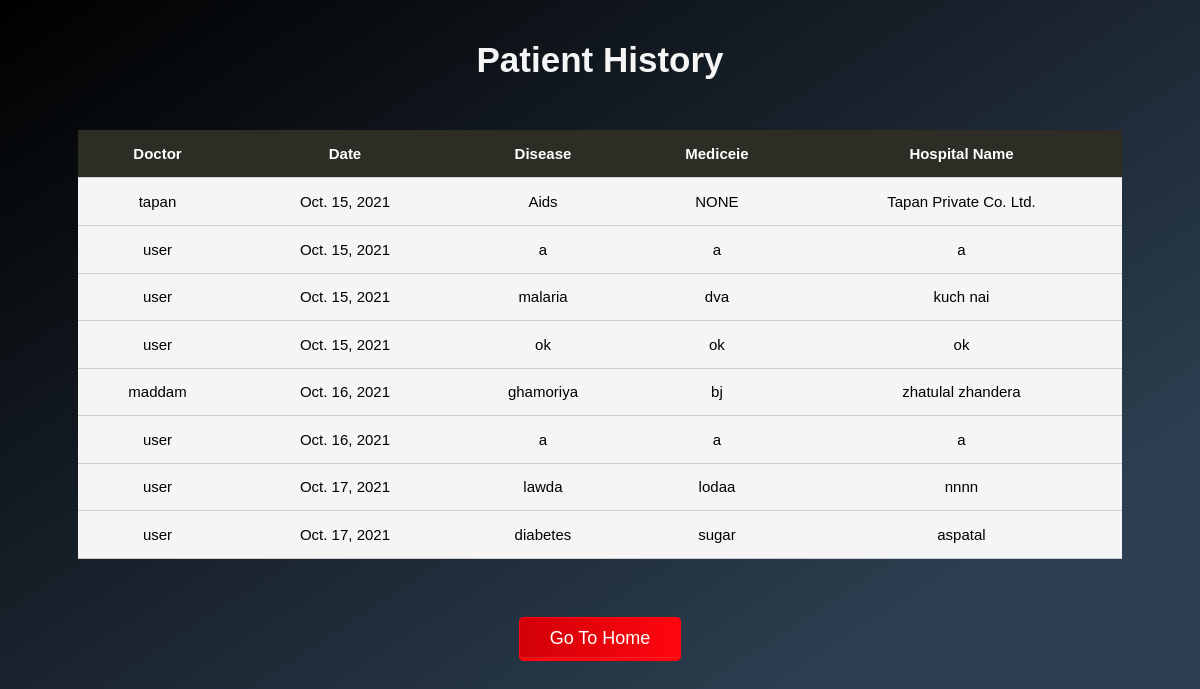
The app's page /patient_history/2/ (signed in) with its own data.
### ghsapp/models.py (models this page shows, shortened)
class History(models.Model):
    doctor = models.ForeignKey(
        User, on_delete=models.CASCADE, related_name='doctor')
    user = models.ForeignKey(
        User, on_delete=models.CASCADE, related_name='user')
    date = models.DateField(auto_now=True)
    disease = models.CharField(max_length=200)
    medicine = models.TextField()
    charges = models.PositiveIntegerField()
    hospital_name = models.CharField(max_length=70, blank=True)

### ghsapp/views.py (the view)
# urls.py: path('patient_history/<str:pk>/', views.patient_history, name='patient_history'),
@login_required(login_url='error')
def patient_history(request, pk):
    users = History.objects.filter(user=pk)
    context = {
        'users':users
    }
    return render(request, 'patient_history.html', context)

### templates/patient_history.html (shortened to what this page needs)
<!DOCTYPE html>
<html class=''>
<head>
</head>
<body>
<div class="bikes" style="margin-top: 40px">
        <h1 style="color: whitesmoke;">Patient History</h1>
        <table>
            <tr class="head">
                <th>Doctor</th>
                <th>Date</th>
                <th>Disease</th>
                <th>Mediceie</th>
                <th>Hospital Name</th>
            </tr>
            {% for user in users %}
            <tr class="clickable-row" href="{% url 'home'%}">
                <td>{{user.doctor}}</td>
                <td>{{user.date}}</td>
                <td>{{user.disease}}</td>
                <td>{{user.medicine}}</td>
                <td>{{user.hospital_name}}</td>
            </tr>
            <tr>
                {% endfor %}
            </tr>
        </table>
    </div>
    <div class="center">
  <a class="btnSub" href="{% url 'doctor_home' %}" style="text-decoration: none">
    Go To Home
  </a>
</div>
</body>
</html>

### templates/patient_history.html (style rules this page uses)
body { font-family: "Nunito", sans-serif; height: 100vh; background: url('../static/image/DNA_Wall.jpg') no-repeat; background-color: #000000; background-image: linear-gradient(147deg, #000000 0%, #2c3e50 74%); position: relative; }
table { border-collapse: collapse; width: 100%; font-size: 15px; margin-top: 50px; border-radius: 3px; }
tr { background-color: #f5f5f5; }
th, td { padding: 15px; text-align: left; border-bottom: 1px solid #ccc; text-align: center; }
.head { color: white; background: #2D2D26; }
h1 { font-size: 35px; margin: 0 0 20px 0; margin-top: 20px; text-align: center; }
.btnSub { padding: 10px 30px 10px 30px; color: #fff; background-color: #4bc970; font-size: 18px; text-align: center; font-style: normal; border-radius: 5px; width: 50%; border: 1px solid #FF060F; border-width: 1px 1px 3px; box-shadow: 0 -1px 0 rgba(255, 255, 255, 0.1) inset; margin-bottom: 10px; background: -webkit-linear-gradient(to right, #D20008 0%, #FF060F 100%); background: -moz-linear-gradient(to right, #D20008 0%, #FF060F 100%); background: linear-gradient(to right, #D20008 0%, #FF060F 100%); }
.center { align: center; text-align: center; margin: 40px; }
.bikes { margin: 70px; border-radius: 3px; }

### records on screen
History: doctor "tapan", date "Oct. 15, 2021", disease "Aids", medicine "NONE", hospital_name "Tapan Private Co. Ltd."
History: doctor "user", date "Oct. 15, 2021", disease "a", medicine "a", hospital_name "a"
History: doctor "user", date "Oct. 15, 2021", disease "malaria", medicine "dva", hospital_name "kuch nai"
History: doctor "user", date "Oct. 15, 2021", disease "ok", medicine "ok", hospital_name "ok"
History: doctor "maddam", date "Oct. 16, 2021", disease "ghamoriya", medicine "bj", hospital_name "zhatulal zhandera"
History: doctor "user", date "Oct. 16, 2021", disease "a", medicine "a", hospital_name "a"
History: doctor "user", date "Oct. 17, 2021", disease "lawda", medicine "lodaa", hospital_name "nnnn"
History: doctor "user", date "Oct. 17, 2021", disease "diabetes", medicine "sugar", hospital_name "aspatal"
